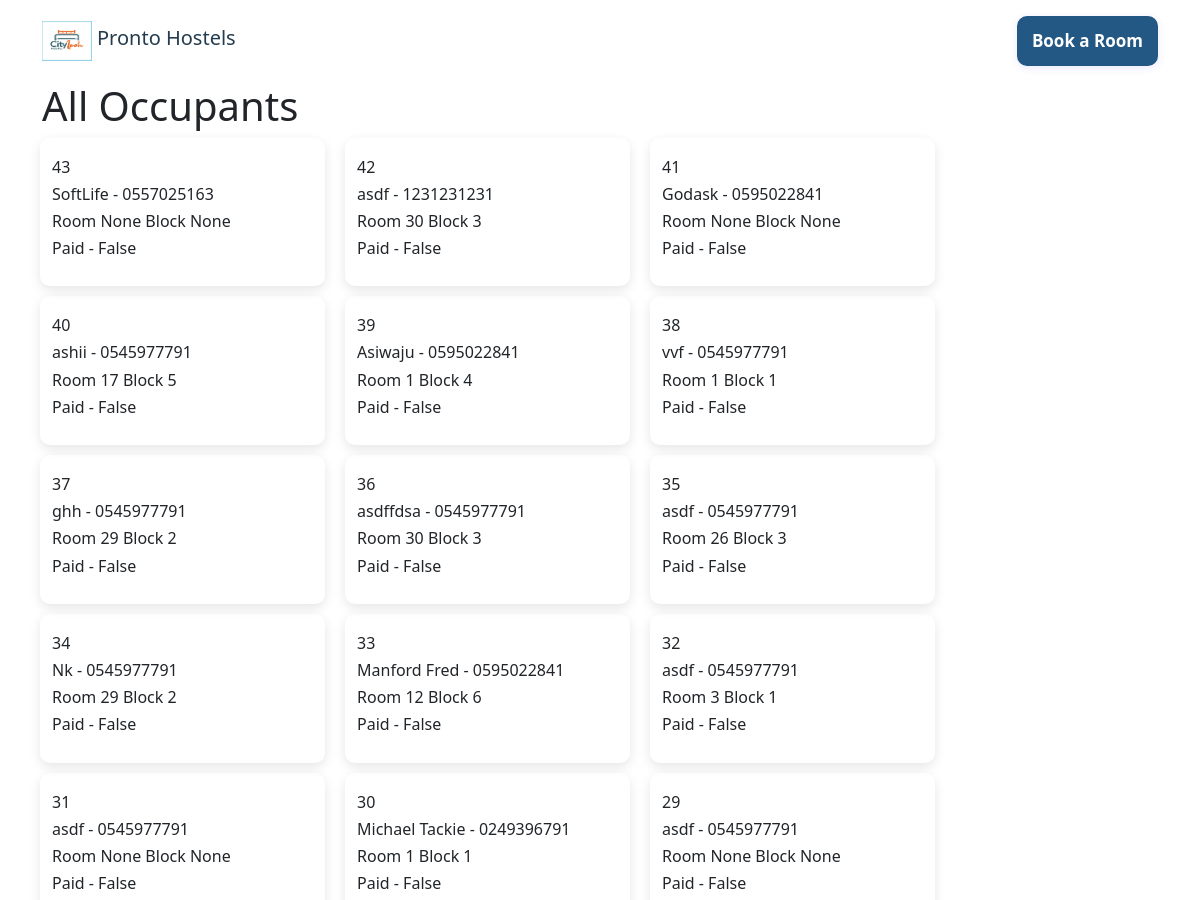
The app's page /occupants (upper part), older data.
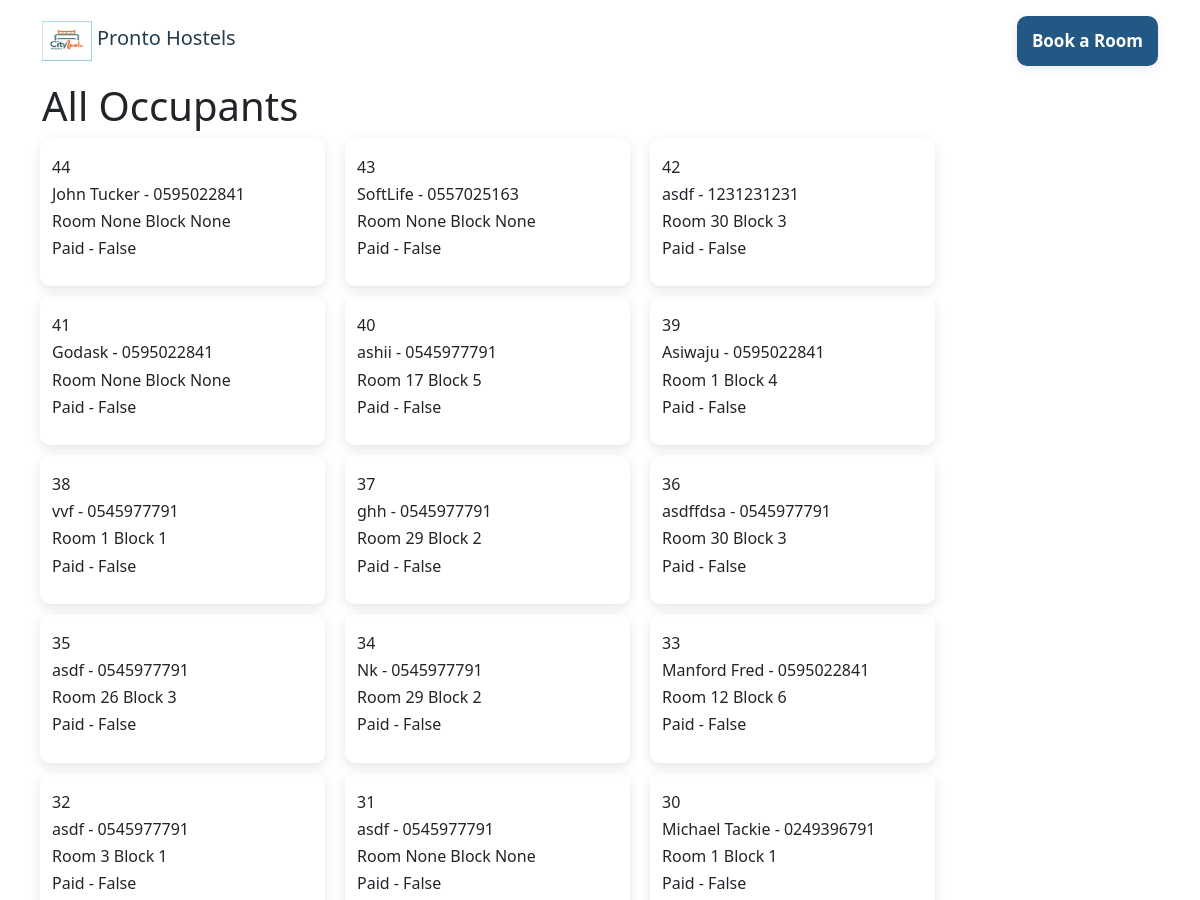
The same page, newer data.
### app.py (models this page shows)
class Occupant(db.Model):
    id = db.Column(db.Integer, primary_key=True)
    name = db.Column(db.String(), nullable=True)
    studentId = db.Column(db.String(), nullable=True)
    phone = db.Column(db.String(), nullable=True)
    course = db.Column(db.String(), nullable=True)
    level = db.Column(db.String(), nullable=True)
    room = db.Column(db.String(), nullable=True)
    block = db.Column(db.String(), nullable=True)
    roomnumber = db.Column(db.String(), nullable=True)
    roomid = db.Column(db.String(), nullable=True)
    roomCost = db.Column(db.Float(), nullable=True, default=0)
    amountPaid = db.Column(db.Float(), nullable=True, default=0)
    due = db.Column(db.Float(), nullable=True)
    paid = db.Column(db.Boolean(), default=False)

### app.py (the view)
@app.route('/occupants', methods=['GET', 'POST'])
def occupants():
    alloccupants = Occupant.query.order_by(Occupant.id.desc()).all()
    return render_template("occupants.html", alloccupants = alloccupants)

### templates/occupants.html
{% extends "layout.html" %}
{% block body %}
<div class="container">
    <h1>All Occupants</h1>
    <div>
        <div class="row">
            {% for o in alloccupants %}
            <div class="col-md-3 col-6 answerCard" >
                    <div>
                            <h6>{{o.id}} </h6>
                            <h6>{{o.name}} - {{o.phone}} </h6>
                            <h6>Room {{o.room}} Block {{o.block}} </h6>
                            <h6>Paid - {{o.paid}} </h6>
                    </div>
                </div>
            {% endfor %}
        </div>
    </div>
</div>
{% endblock %}

### templates/layout.html (shortened to what this page needs)
<!doctype html>
<html lang="en">
<head>
  <link rel="stylesheet" href="{{url_for("static", filename="css/style.css")}}">
  <link href='https://unpkg.com/boxicons@2.1.4/css/boxicons.min.css' rel='stylesheet'>
  <link href="https://cdn.jsdelivr.net/npm/bootstrap@5.2.1/dist/css/bootstrap.min.css" rel="stylesheet"
>
  <link href="{{url_for("static", filename="vendor/aos/aos.css")}}" rel="stylesheet">
  <link href="{{url_for("static", filename="vendor/bootstrap/css/bootstrap.min.css")}}" rel="stylesheet">
  <link href="{{url_for("static", filename="vendor/bootstrap-icons/bootstrap-icons.css")}}" rel="stylesheet">
  <link href="{{url_for("static", filename="vendor/boxicons/css/boxicons.min.css")}}" rel="stylesheet">
  <link href="{{url_for("static", filename="vendor/glightbox/css/glightbox.min.css")}}" rel="stylesheet">
  <link href="{{url_for("static", filename="vendor/remixicon/remixicon.css")}}" rel="stylesheet">
  <link href="{{url_for("static", filename="vendor/swiper/swiper-bundle.min.css")}}" rel="stylesheet">
</head>
<body>
  <nav style="margin: auto 3vh;" class="navbar navbar-expand-lg navbar-light bg-transparent">
    <div class="container">
      <div class="">
        <a class="navbar-brand d-flex" href="/" >
          <img src="../static/img/logo.png" alt="Logo" width="50" height="40" class="d-inline-block align-text-top">
          <h5 style="padding: 5px 0 0 5px; text-align: center; color: #243c4f;">Pronto Hostels</h5>
        </a>
      </div>
      <div class="collapse navbar-collapse" id="">
        <span class="navbar-text" style="margin-left: auto;">
          <ul class="navbar-nav ml-auto" style="margin-left: auto;">
            <a href="/#">
              <button class="pill-button" style="color: #fff; background: #235784; padding: 12px 15px;">
                Book a Room
              </button>
            </a>
          </ul>
        </span>
      </div>
    </div>
  </nav>
  <main>
    {% block body %}
    {% endblock %}
  </main>
</body>
</html>

### static/css/style.css (style rules this page uses)
h6 { margin-bottom: 0; }
nav a { font-size: 17px; }
a { text-decoration: none; color: #000; }
.pill-button { background-color: #235784; border: none; color: white; border-radius:10px ; padding: 16px 22px; box-shadow: 0 2px 8px 0 rgba(48, 44, 255, 0.1); text-align: center; font-weight: bold; transition: width 2s; }
.answerCard { display: flex; padding: 20px; margin:10px; border: 1px solid rgb(209, 209, 209); border-radius: 10px; box-shadow: rgba(0, 0, 0, 0.1) 0px 4px 12px; border: none; cursor: pointer; }

Row changes from the older to the newer data that the page shows:
no longer on this page (row unchanged): Occupant: id "29", name "asdf", phone "0545977791", room "None", block "None", paid "False"
added Occupant: id "44", name "John Tucker", phone "0595022841", room "None", block "None", paid "False"
